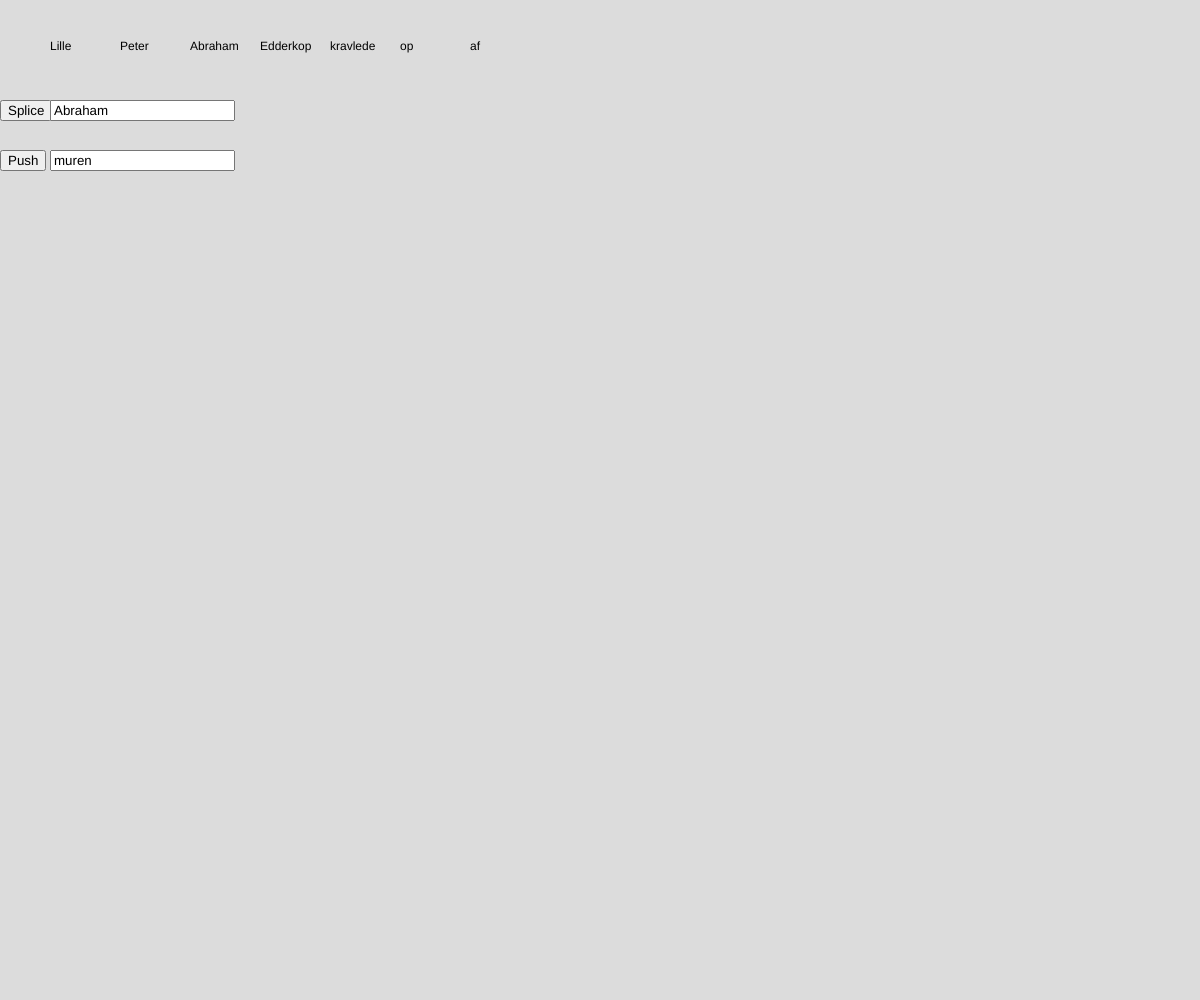
Frame 1 (no input)
Frame 60 (no input): identical to frame 1, image omitted
Frame 120 (the mouse pressed at the canvas centre since frame 60): identical to frame 1, image omitted

The p5.js sketch that drew this single still picture (run headless with seeded random() and noise() and a simulated clock; from frame 60 on, the mouse is pressed at the canvas centre):

// p5.js sketch
// ── sketch.js
let lyric =  ["Lille", "Peter", "Abraham", "Edderkop", "kravlede", "op", "af"];
let pButton
let sButton

let pInput
let sInput

let pValue
let sValue

function setup() {
  createCanvas(windowWidth, windowHeight);
  pButton = createButton("Push");
  pButton.position(0, 150);
  pButton.mousePressed(function() {
    pButton.mousePressed(function() {
      if (lyric.includes(pValue)) {
        console.log(pValue+" er allerede i arrayet");
      } else {
        lyric.push(pValue);
        console.log(lyric);
      }
    });
  });

  pInput = createInput();
  pInput.position(50, 150);
  pInput.value("muren");




  sButton = createButton("Splice");
  sButton.position(0, 100);
  sButton.mousePressed(function() {
    for (let i = 0; i < lyric.length; i++) {
      if (lyric[i] == sValue) {
        lyric.splice(i, 1);
        console.log(lyric);
        break;
      }
    }
  });
  sInput = createInput();
  sInput.position(50, 100);
  sInput.value("Abraham");


/*
  lyric.splice(2, 1);
  lyric.push("muren");
  console.log(lyric);
  */
}

function draw() {
  background(220);
  for (let i = 0; i < lyric.length; i++) {
    text(lyric[i], 50+i*70, 50);
  }

  pValue = pInput.value();
  sValue = sInput.value();

}
